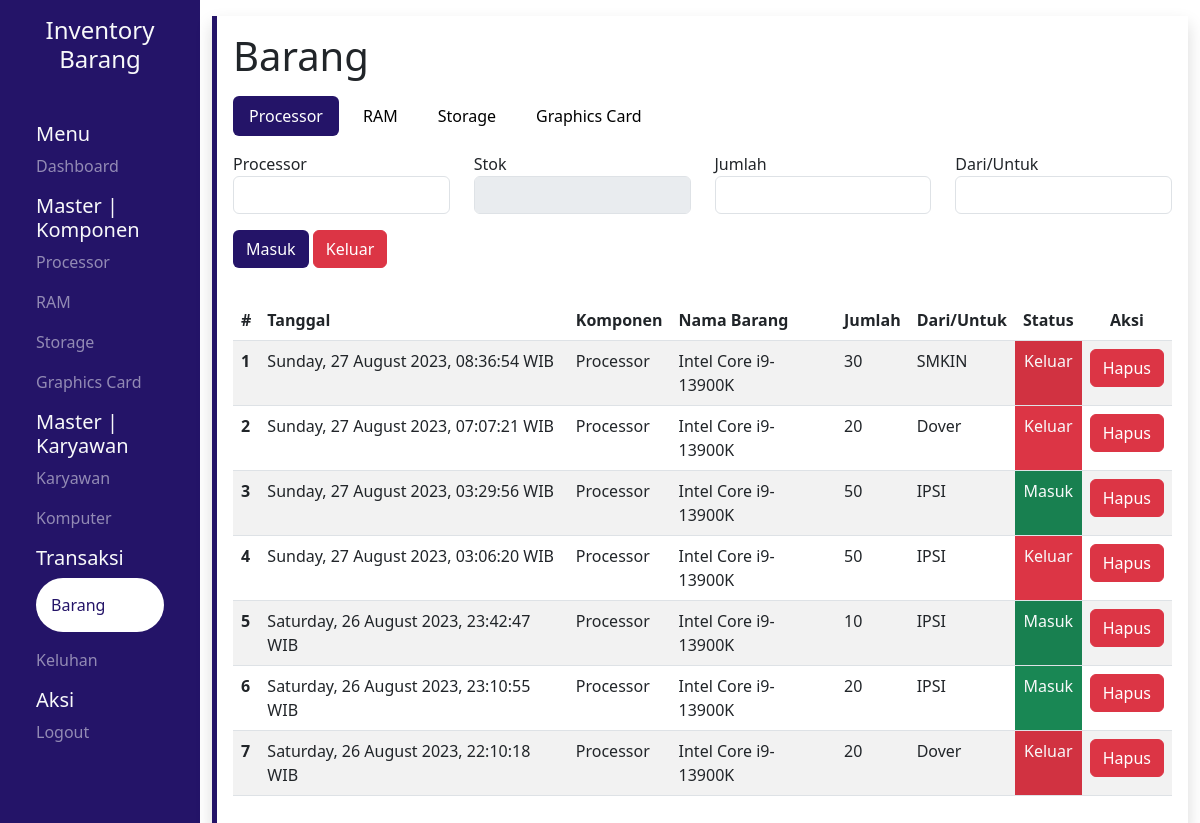
The app's page /pages/barang/index.php (signed in), older data.
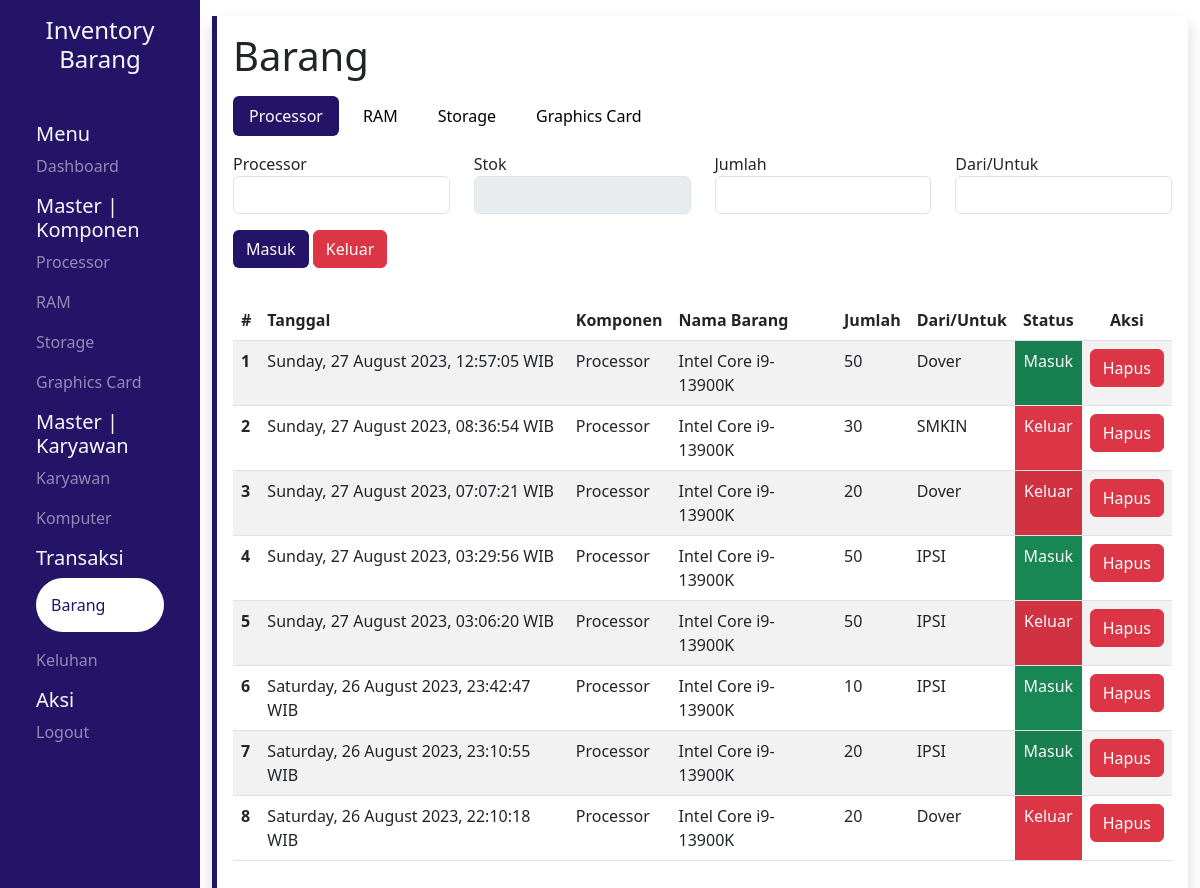
The same page, newer data.
### tables this page shows
CREATE TABLE `barang` (
  `id` int(11) NOT NULL,
  `tanggal` varchar(50) NOT NULL,
  `komponen` varchar(25) NOT NULL,
  `nama_komponen` varchar(25) NOT NULL,
  `jumlah` int(11) NOT NULL,
  `perusahaan` varchar(25) NOT NULL,
  `status` varchar(25) NOT NULL
);

### pages/barang/index.php (the view, shortened to what the changed rows need)
<?php
include "../src/config/connect.php";
$query_barang = "SELECT * FROM barang ORDER BY tanggal DESC";
$result_barang = mysqli_query($conn, $query_barang);
?>
<!DOCTYPE html>
<html lang="en">
<head>
    <link rel="stylesheet" href="../src/css/global.css">
    <?php include '../src/library/bootstrap.php' ?>
    <?php include '../src/library/datatables.php' ?>
    <?php include '../src/library/sweetalert.php' ?>
</head>
<body>
    <div class="container-fluid">
        <div class="row vh-100">
            <section class="col-md-10 content">
                <div class="wrapper shadow p-3 my-3 left">
                    <h1>Barang</h1>
                    <table id="myTable" class="table table-striped display">
                        <thead>
                            <tr>
                                <th scope="col">#</th>
                                <th scope="col">Tanggal</th>
                                <th scope="col">Komponen</th>
                                <th scope="col">Nama Barang</th>
                                <th scope="col">Jumlah</th>
                                <th scope="col">Dari/Untuk</th>
                                <th class="text-center" scope="col">Status</th>
                                <th scope="col" class="text-center">Aksi</th>
                            </tr>
                        </thead>
                        <tbody>
                            <?php $no = 1 ?>
                            <?php while ($result = mysqli_fetch_array($result_barang)) : ?>
                                <tr>
                                    <th scope="row"><?= $no++ ?></th>
                                    <td><?= $result["tanggal"] ?></td>
                                    <td><?= $result["komponen"] ?></td>
                                    <td><?= $result["nama_komponen"] ?></td>
                                    <td><?= $result['jumlah'] ?></td>
                                    <td><?= $result['perusahaan'] ?></td>
                                    <td class="<?php echo ($result['status'] === 'Masuk') ? 'bg-success text-light text-center' : 'bg-danger text-light text-center'; ?>">
                                        <?php echo $result['status']; ?>
                                    </td>
                                    <td>
                                        <div class="text-center">
                                            <a href="delete.php?id=<?= $result['id'] ?>" id="btn-del" class="btn btn-danger">Hapus</a>
                                        </div>
                                    </td>
                                </tr>
                            <?php endwhile; ?>
                        </tbody>
                    </table>
                </div>
            </section>
        </div>
    </div>
</body>
</html>

Row changes from the older to the newer data that the page shows:
added barang: tanggal "Sunday, 27 August 2023, 12:57:05 WIB", komponen "Processor", nama_komponen "Intel Core i9-13900K", jumlah "50", perusahaan "Dover", status "Masuk"
